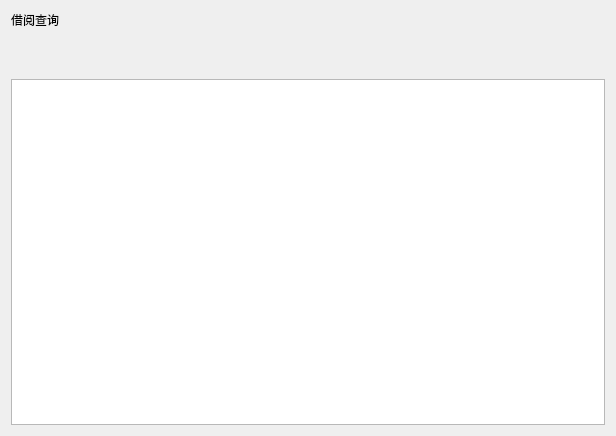
<?xml version="1.0" encoding="UTF-8"?>
<ui version="4.0">
 <class>Cell_StudentBorrowing</class>
 <widget class="QWidget" name="Cell_StudentBorrowing">
  <property name="geometry">
   <rect>
    <x>0</x>
    <y>0</y>
    <width>616</width>
    <height>436</height>
   </rect>
  </property>
  <property name="windowTitle">
   <string>Form</string>
  </property>
  <property name="name" stdset="0">
   <string>bg</string>
  </property>
  <layout class="QGridLayout" name="gridLayout_2">
   <item row="0" column="0">
    <widget class="QLabel" name="title">
     <property name="text">
      <string>借阅查询</string>
     </property>
     <property name="name" stdset="0">
      <string>title</string>
     </property>
    </widget>
   </item>
   <item row="1" column="0">
    <widget class="QWidget" name="widget" native="true">
     <layout class="QGridLayout" name="gridLayout">
      <item row="0" column="0">
       <spacer name="horizontalSpacer">
        <property name="orientation">
         <enum>Qt::Horizontal</enum>
        </property>
        <property name="sizeHint" stdset="0">
         <size>
          <width>76</width>
          <height>20</height>
         </size>
        </property>
       </spacer>
      </item>
     </layout>
    </widget>
   </item>
   <item row="2" column="0">
    <widget class="QTableView" name="tableView">
     <property name="name" stdset="0">
      <string>table</string>
     </property>
    </widget>
   </item>
  </layout>
 </widget>
 <resources/>
 <connections/>
</ui>
